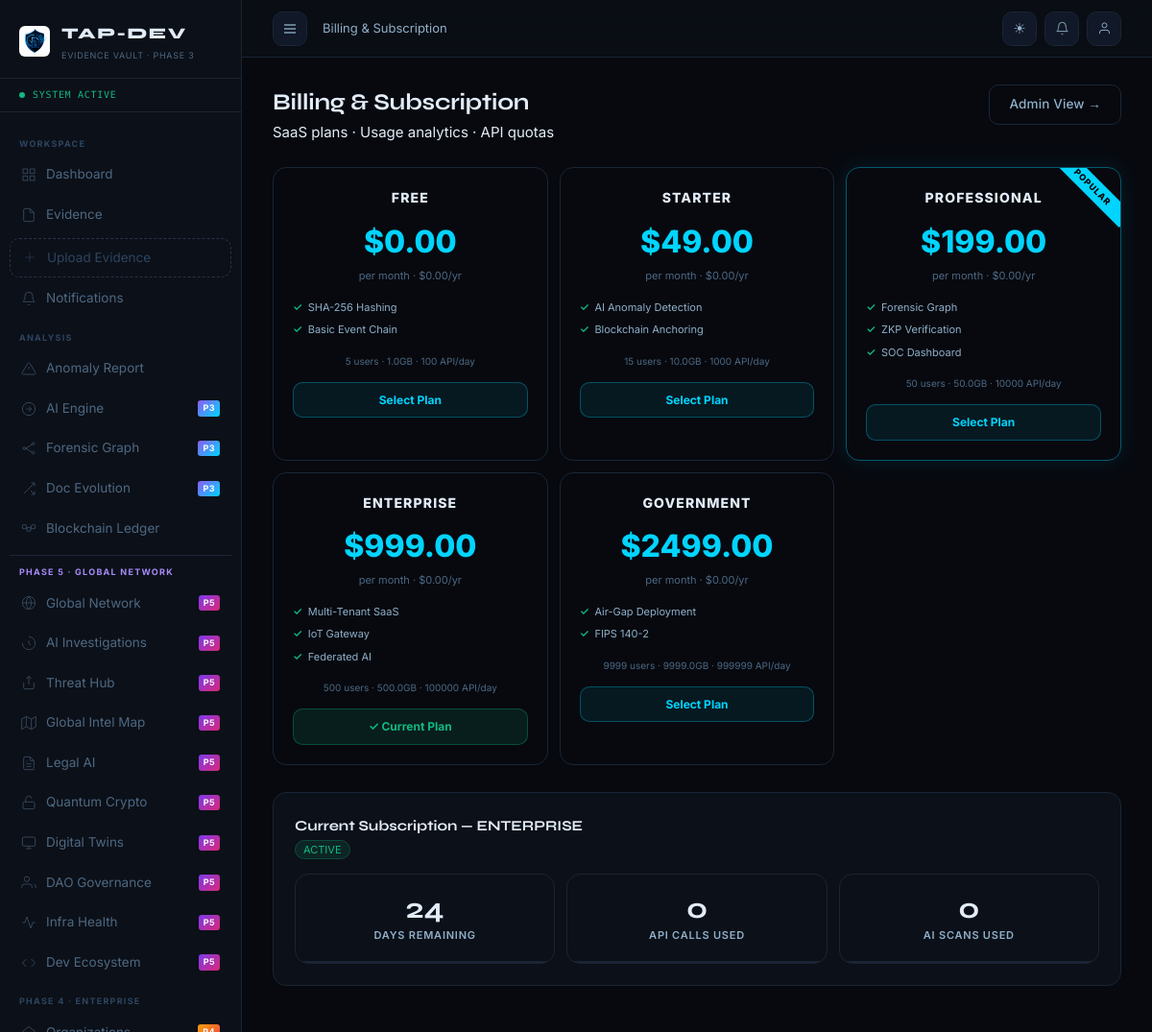
/billing/ (signed in), run on the app's committed database.
### apps/billing/models.py (models this page shows, shortened)
class SubscriptionPlan(models.Model):
    PLAN_CHOICES = [('FREE','Free'),('STARTER','Starter'),('PROFESSIONAL','Professional'),('ENTERPRISE','Enterprise'),('GOVERNMENT','Government')]
    name         = models.CharField(max_length=50, choices=PLAN_CHOICES, unique=True)
    price_month  = models.DecimalField(max_digits=10, decimal_places=2, default=0)
    price_year   = models.DecimalField(max_digits=10, decimal_places=2, default=0)
    max_users    = models.IntegerField(default=5)
    max_evidence_gb = models.FloatField(default=1.0)
    api_calls_day = models.IntegerField(default=100)
    ai_scans_month = models.IntegerField(default=50)
    blockchain_anchors = models.IntegerField(default=10)
    features     = models.JSONField(default=list)
    is_active    = models.BooleanField(default=True)
    class Meta:
        db_table = 'tap_subscription_plans'

class OrganizationSubscription(models.Model):
    STATUS_CHOICES = [('ACTIVE','Active'),('TRIALING','Trialing'),('PAST_DUE','Past Due'),('CANCELLED','Cancelled')]
    organization = models.OneToOneField('tap_org.Organization', on_delete=models.CASCADE, related_name='subscription')
    plan         = models.ForeignKey(SubscriptionPlan, on_delete=models.PROTECT)
    status       = models.CharField(max_length=15, choices=STATUS_CHOICES, default='TRIALING')
    started_at   = models.DateTimeField(auto_now_add=True)
    current_period_end = models.DateTimeField(null=True, blank=True)
    trial_end    = models.DateTimeField(null=True, blank=True)
    stripe_sub_id = models.CharField(max_length=100, blank=True)
    api_calls_used = models.IntegerField(default=0)
    evidence_gb_used = models.FloatField(default=0.0)
    ai_scans_used = models.IntegerField(default=0)
    class Meta:
        db_table = 'tap_org_subscriptions'
    @property
    def days_remaining(self):
        if self.current_period_end:
            d = (self.current_period_end - timezone.now()).days
            return max(d, 0)
        return 0

### apps/billing/views.py (the view)
# urls.py: path('', views.billing_dashboard, name='dashboard'),
@login_required
def billing_dashboard(request):
    _seed_plans()
    plans = SubscriptionPlan.objects.filter(is_active=True).order_by('price_month')
    from apps.organizations.models import Organization, OrganizationMembership
    membership = OrganizationMembership.objects.filter(user=request.user, is_active=True).first()
    org = membership.organization if membership else None
    subscription = None
    usage_events = []
    if org:
        try:
            subscription = org.subscription
        except Exception:
            pass
        usage_events = UsageEvent.objects.filter(organization=org).order_by('-timestamp')[:20]
    usage_chart = _build_usage_chart(org)
    return render(request, 'billing/dashboard.html', {
        'plans': plans, 'org': org, 'subscription': subscription,
        'usage_events': usage_events, 'usage_chart_json': json.dumps(usage_chart),
    })

### apps/billing/views.py (called while the page is built)
def _build_usage_chart(org):
    if not org: return {}
    from django.db.models.functions import TruncDay
    from django.db.models import Count, Sum
    last_7 = timezone.now() - timezone.timedelta(days=7)
    events = (
        UsageEvent.objects.filter(organization=org, timestamp__gte=last_7)
        .annotate(day=TruncDay('timestamp'))
        .values('day','event_type').annotate(c=Count('id')).order_by('day')
    )
    result = {}
    for e in events:
        day_str = e['day'].strftime('%b %d') if e['day'] else ''
        if day_str not in result: result[day_str] = {}
        result[day_str][e['event_type']] = e['c']
    return result

### apps/notifications/context_processors.py (called while the page is built)
def notifications_ctx(request):
    if request.user.is_authenticated:
        count = request.user.notifications.filter(is_read=False).count()
        return {'unread_notifications': count}
    return {'unread_notifications': 0}

### apps/users/models.py (called while the page is built)
    def get_avatar_initials(self):
        fn = self.user.first_name[:1] if self.user.first_name else ''
        ln = self.user.last_name[:1]  if self.user.last_name  else ''
        return (fn + ln).upper() or self.user.username[:2].upper()

### templates/billing/dashboard.html (shortened to what this page needs)
{% extends 'base.html' %}
{% block breadcrumb %}Billing & Subscription{% endblock %}
{% block content %}
<div class="page-header" style="margin-bottom:24px;">
  <div class="page-header-left"><div class="page-title">Billing & Subscription</div>
    <div class="page-subtitle">SaaS plans · Usage analytics · API quotas</div></div>
  {% if request.user.profile.role == 'ADMIN' %}<a href="{% url 'billing:admin' %}" class="btn btn-ghost">Admin View →</a>{% endif %}
</div>
<div class="plan-cards" style="margin-bottom:28px;">
  {% for plan in plans %}
  <div class="plan-card {% if plan.name == 'PROFESSIONAL' %}featured{% endif %}">
    <div class="plan-name">{{ plan.name }}</div>
    <div class="plan-price">${{ plan.price_month }}</div>
    <div class="plan-period">per month · ${{ plan.price_year }}/yr</div>
    <ul class="plan-features">{% for feat in plan.features|slice:":5" %}<li>{{ feat }}</li>{% endfor %}</ul>
    <div style="font-size:10px;color:var(--text-3);margin:8px 0;">{{ plan.max_users }} users · {{ plan.max_evidence_gb }}GB · {{ plan.api_calls_day }} API/day</div>
    {% if subscription and subscription.plan.name == plan.name %}
    <div class="plan-cta" style="background:rgba(16,185,129,.12);color:#10b981;border-color:rgba(16,185,129,.3);">✓ Current Plan</div>
    {% else %}
    <a href="{% url 'billing:admin' %}" class="plan-cta">Select Plan</a>
    {% endif %}
  </div>
  {% endfor %}
</div>
{% if subscription %}
<div class="card">
  <div class="card-header"><div class="card-title">Current Subscription — {{ subscription.plan.name }}</div>
    <span style="background:rgba(16,185,129,.12);color:#10b981;font-size:11px;padding:2px 8px;border-radius:10px;border:1px solid rgba(16,185,129,.25);">{{ subscription.status }}</span></div>
  <div style="display:grid;grid-template-columns:repeat(3,1fr);gap:12px;margin-top:14px;">
    <div class="stat-card" style="text-align:center;"><div class="stat-value">{{ subscription.days_remaining }}</div><div class="stat-label">Days Remaining</div></div>
    <div class="stat-card" style="text-align:center;"><div class="stat-value">{{ subscription.api_calls_used }}</div><div class="stat-label">API Calls Used</div></div>
    <div class="stat-card" style="text-align:center;"><div class="stat-value">{{ subscription.ai_scans_used }}</div><div class="stat-label">AI Scans Used</div></div>
  </div>
</div>
{% endif %}
{% endblock %}

### data on the page
SubscriptionPlan: name "FREE", price_month "0.00", price_year "0.00", features "SHA-256 Hashing" "Basic Event Chain", max_users "5", max_evidence_gb "1.0", api_calls_day "100", shows "Select Plan"
SubscriptionPlan: name "STARTER", price_month "49.00", price_year "0.00", features "AI Anomaly Detection" "Blockchain Anchoring", max_users "15", max_evidence_gb "10.0", api_calls_day "1000", shows "Select Plan"
SubscriptionPlan: name "PROFESSIONAL", price_month "199.00", price_year "0.00", features "Forensic Graph" "ZKP Verification" "SOC Dashboard", max_users "50", max_evidence_gb "50.0", api_calls_day "10000", shows "Select Plan"
SubscriptionPlan: name "ENTERPRISE", price_month "999.00", price_year "0.00", features "Multi-Tenant SaaS" "IoT Gateway" "Federated AI", max_users "500", max_evidence_gb "500.0", api_calls_day "100000", shows "✓ Current Plan"
SubscriptionPlan: name "GOVERNMENT", price_month "2499.00", price_year "0.00", features "Air-Gap Deployment" "FIPS 140-2", max_users "9999", max_evidence_gb "9999.0", api_calls_day "999999", shows "Select Plan"
OrganizationSubscription: plan.name "ENTERPRISE", status "ACTIVE", days_remaining "24", api_calls_used "0", ai_scans_used "0"
